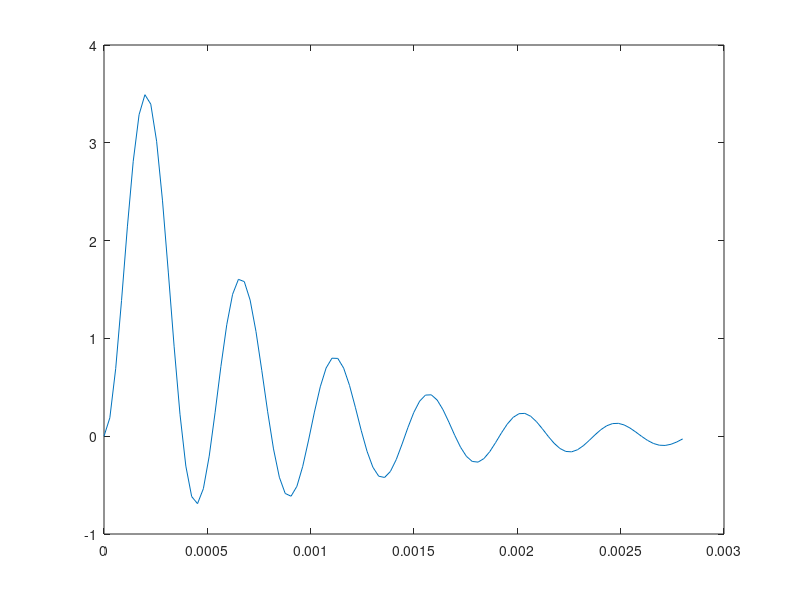

Write the MATLAB code that produced this figure.
A = [-5000 5000 0;
    0 0 100000;
    1000 -2000 0];


t = linspace(0,0.0028,100);  % time points for plotting--vector from 0 to 25 with 100 equally spaced points

% M = expm(A);

% integrated forcing vector 

B = [0; 
    0;
    1]; 

for i = 1:length(t)
    M = expm(A*t(i));
    Y = M*B;
    Vr(i) = Y(1);
end

plot(t,Vr)


